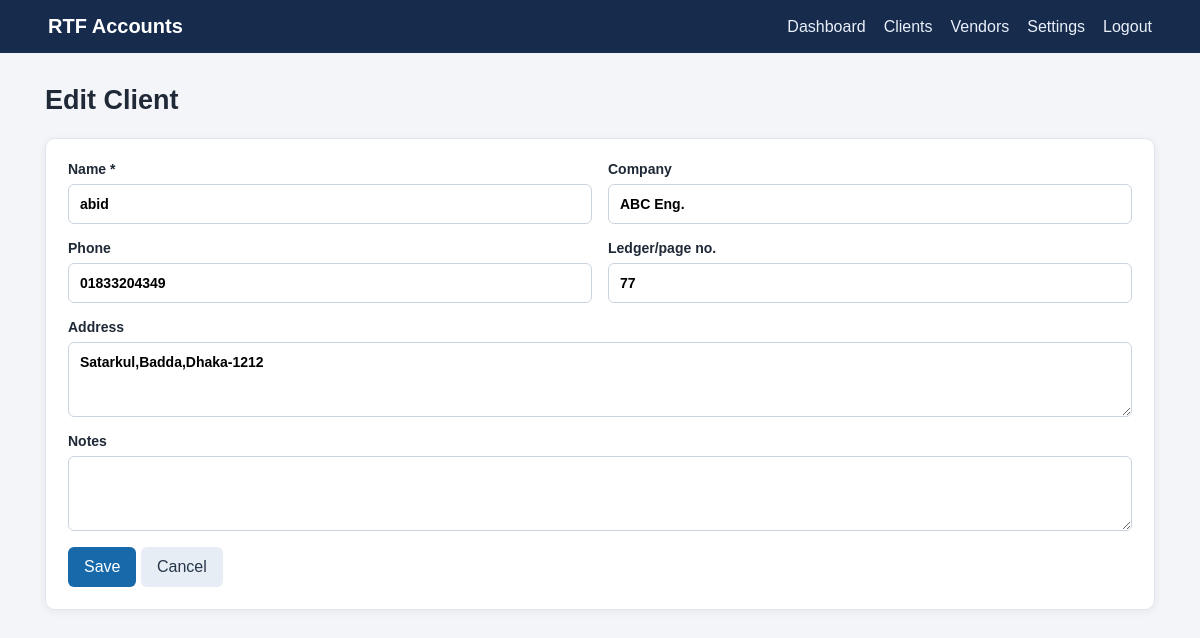
The page /party/1/edit (signed in) on the database its author committed.
### tables this page shows
CREATE TABLE parties(
          id INTEGER PRIMARY KEY, kind TEXT NOT NULL CHECK(kind IN ('client','vendor')),
          name TEXT NOT NULL, company TEXT DEFAULT '', phone TEXT DEFAULT '', address TEXT DEFAULT '',
          page_no TEXT DEFAULT '', opening_balance REAL NOT NULL DEFAULT 0, notes TEXT DEFAULT '',
          created_at TEXT NOT NULL DEFAULT CURRENT_TIMESTAMP
        );

### app.py (the view, shortened to what this page needs)
@app.route("/party/<int:party_id>/edit", methods=["GET","POST"])
@login_required
def party_edit(party_id):
    with db() as con: p=con.execute("SELECT * FROM parties WHERE id=?",(party_id,)).fetchone()
    if not p: abort(404)
    return render_template("party_form.html",party=p,kind=p["kind"])

### app.py (called while the page is built)
def db():
    conn = sqlite3.connect(DB_PATH)
    conn.row_factory = sqlite3.Row
    conn.execute("PRAGMA foreign_keys = ON")
    return conn

def login_required(fn):
    @wraps(fn)
    def wrapped(*args, **kwargs):
        if not session.get("user_id"):
            return redirect(url_for("login"))
        return fn(*args, **kwargs)
    return wrapped

### templates/party_form.html
{% extends "base.html" %}{% block content %}<h1>{{'Edit' if party else 'Add'}} {{kind|title}}</h1><form class="panel formgrid" method="post"><label>Name *<input name="name" required value="{{party.name if party else ''}}"></label><label>Company<input name="company" value="{{party.company if party else ''}}"></label><label>Phone<input name="phone" value="{{party.phone if party else ''}}"></label><label>Ledger/page no.<input name="page_no" value="{{party.page_no if party else ''}}"></label><label class="wide">Address<textarea name="address">{{party.address if party else ''}}</textarea></label><label class="wide">Notes<textarea name="notes">{{party.notes if party else ''}}</textarea></label><div class="wide"><button>Save</button> <a class="button secondary" href="{{url_for('parties',kind=kind)}}">Cancel</a></div></form>{% endblock %}

### static/style.css (style rules this page uses)
:root { font-family:Arial,Helvetica,sans-serif;color:#1f2937;background:#f3f5f8 }
* { box-sizing:border-box }
body { margin:0 }
h1 { margin:0 0 22px;font-size:27px }
.panel,.login,.stat { background:white;border:1px solid #e1e6ee;border-radius:10px;padding:22px;box-shadow:0 2px 8px #1d355710 }
label { display:grid;gap:7px;font-weight:600;font-size:14px }
input,select,textarea { font:inherit;padding:11px;border:1px solid #cbd3df;border-radius:6px;background:white;min-width:0 }
textarea { min-height:75px }
button,.button { display:inline-block;border:0;border-radius:6px;background:#1769aa;color:white;padding:11px 16px;font:inherit;text-decoration:none;cursor:pointer }
.secondary { background:#e7edf4;color:#26374b }
.formgrid { display:grid;grid-template-columns:repeat(2,minmax(0,1fr));gap:16px }
.wide { grid-column:1/-1 }

### rows shown on the page
parties: kind "Client", name "abid", company "ABC Eng.", phone "01833204349", page_no "77", address "Satarkul,Badda,Dhaka-1212"

### other values the page prints
{{ 'Edit' if party else 'Add' }} "Edit"
